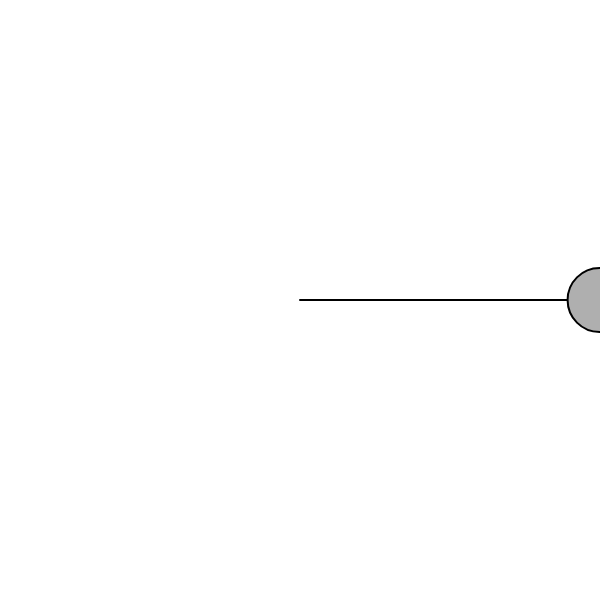
Frame 1 (no input)
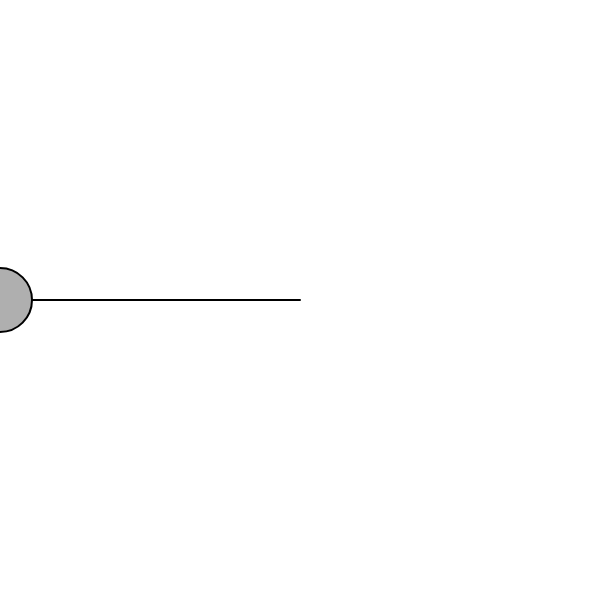
Frame 60 (no input)
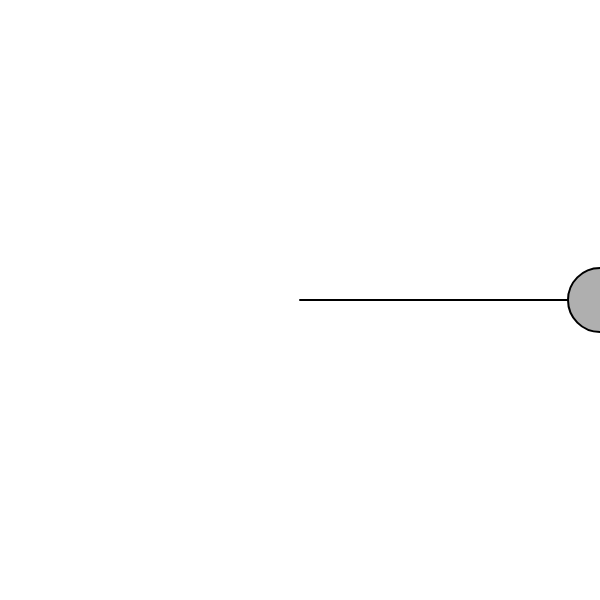
Frame 120 (the mouse pressed at the canvas centre since frame 60)

The p5.js sketch that drew these frames (run headless with seeded random() and noise() and a simulated clock; from frame 60 on, the mouse is pressed at the canvas centre):

// p5.js sketch
// ── sketch.js

let amplitude,
    period = 120;

function setup() {
  createCanvas(600, 600);
  amplitude = width/2;
}

function draw() {
  let x = amplitude * cos(TWO_PI * frameCount / period);
  background(255);
  stroke(0);
  strokeWeight(2);
  fill(175);
  translate(width/2, height/2);
  line(0, 0, x, 0);
  ellipse(x, 0, 64, 64)

}
